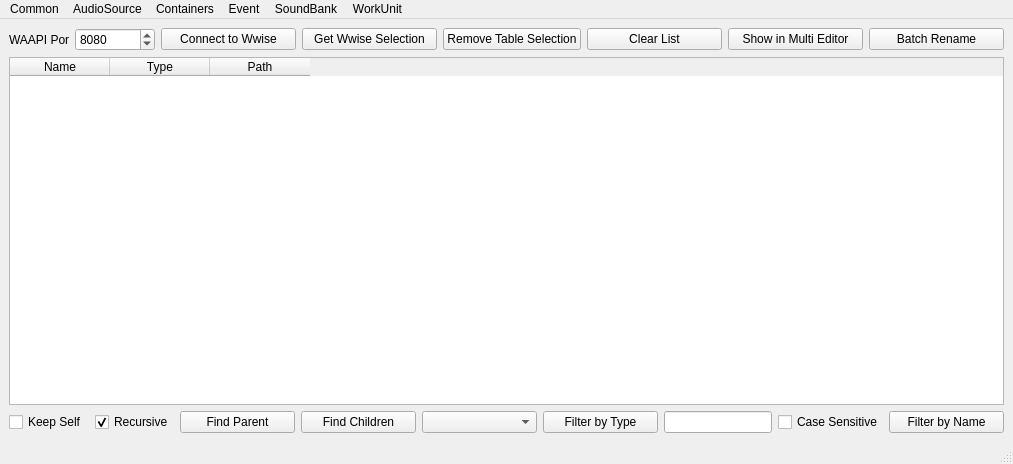
<?xml version="1.0" encoding="UTF-8"?>
<ui version="4.0">
 <class>MainWindow</class>
 <widget class="QMainWindow" name="MainWindow">
  <property name="geometry">
   <rect>
    <x>0</x>
    <y>0</y>
    <width>1013</width>
    <height>464</height>
   </rect>
  </property>
  <property name="windowTitle">
   <string>WwiseTools - made by 647</string>
  </property>
  <widget class="QWidget" name="centralwidget">
   <layout class="QVBoxLayout" name="verticalLayout">
    <item>
     <layout class="QHBoxLayout" name="horizontalLayout">
      <item>
       <widget class="QLabel" name="lblWaapiPort">
        <property name="maximumSize">
         <size>
          <width>60</width>
          <height>16777215</height>
         </size>
        </property>
        <property name="text">
         <string>WAAPI Port</string>
        </property>
       </widget>
      </item>
      <item>
       <widget class="QSpinBox" name="spbWaapiPort">
        <property name="maximumSize">
         <size>
          <width>80</width>
          <height>16777215</height>
         </size>
        </property>
        <property name="minimum">
         <number>1000</number>
        </property>
        <property name="maximum">
         <number>9999</number>
        </property>
        <property name="value">
         <number>8080</number>
        </property>
       </widget>
      </item>
      <item>
       <widget class="QPushButton" name="btnWaapiConnect">
        <property name="text">
         <string>Connect to Wwise</string>
        </property>
       </widget>
      </item>
      <item>
       <widget class="QPushButton" name="btnGetSelectedObjects">
        <property name="text">
         <string>Get Wwise Selection</string>
        </property>
       </widget>
      </item>
      <item>
       <widget class="QPushButton" name="btnRemoveSelection">
        <property name="text">
         <string>Remove Table Selection</string>
        </property>
       </widget>
      </item>
      <item>
       <widget class="QPushButton" name="btnClearObjects">
        <property name="text">
         <string>Clear List</string>
        </property>
       </widget>
      </item>
      <item>
       <widget class="QPushButton" name="btnMultiEditor">
        <property name="text">
         <string>Show in Multi Editor</string>
        </property>
       </widget>
      </item>
      <item>
       <widget class="QPushButton" name="btnBatchRename">
        <property name="text">
         <string>Batch Rename</string>
        </property>
       </widget>
      </item>
     </layout>
    </item>
    <item>
     <widget class="QTableWidget" name="tblActiveObjects">
      <property name="editTriggers">
       <set>QAbstractItemView::NoEditTriggers</set>
      </property>
      <column>
       <property name="text">
        <string>Name</string>
       </property>
      </column>
      <column>
       <property name="text">
        <string>Type</string>
       </property>
      </column>
      <column>
       <property name="text">
        <string>Path</string>
       </property>
      </column>
     </widget>
    </item>
    <item>
     <layout class="QHBoxLayout" name="horizontalLayout_3">
      <item>
       <widget class="QCheckBox" name="cbxKeepSelf">
        <property name="maximumSize">
         <size>
          <width>80</width>
          <height>16777215</height>
         </size>
        </property>
        <property name="text">
         <string>Keep Self</string>
        </property>
       </widget>
      </item>
      <item>
       <widget class="QCheckBox" name="cbxRecursiveFind">
        <property name="sizePolicy">
         <sizepolicy hsizetype="Fixed" vsizetype="Fixed">
          <horstretch>0</horstretch>
          <verstretch>0</verstretch>
         </sizepolicy>
        </property>
        <property name="text">
         <string>Recursive</string>
        </property>
        <property name="checked">
         <bool>true</bool>
        </property>
       </widget>
      </item>
      <item>
       <widget class="QPushButton" name="btnFindParent">
        <property name="text">
         <string>Find Parent</string>
        </property>
       </widget>
      </item>
      <item>
       <widget class="QPushButton" name="btnFindChildren">
        <property name="text">
         <string>Find Children</string>
        </property>
       </widget>
      </item>
      <item>
       <widget class="QComboBox" name="cbbDescendantType"/>
      </item>
      <item>
       <widget class="QPushButton" name="btnFilterByType">
        <property name="text">
         <string>Filter by Type</string>
        </property>
       </widget>
      </item>
      <item>
       <widget class="QLineEdit" name="iptSelectionFilter">
        <property name="sizePolicy">
         <sizepolicy hsizetype="Fixed" vsizetype="Fixed">
          <horstretch>0</horstretch>
          <verstretch>0</verstretch>
         </sizepolicy>
        </property>
       </widget>
      </item>
      <item>
       <widget class="QCheckBox" name="cbxCaseSensitive">
        <property name="sizePolicy">
         <sizepolicy hsizetype="Fixed" vsizetype="Fixed">
          <horstretch>0</horstretch>
          <verstretch>0</verstretch>
         </sizepolicy>
        </property>
        <property name="text">
         <string>Case Sensitive</string>
        </property>
       </widget>
      </item>
      <item>
       <widget class="QPushButton" name="btnFilterByName">
        <property name="text">
         <string>Filter by Name</string>
        </property>
       </widget>
      </item>
     </layout>
    </item>
   </layout>
  </widget>
  <widget class="QMenuBar" name="menubar">
   <property name="geometry">
    <rect>
     <x>0</x>
     <y>0</y>
     <width>1013</width>
     <height>23</height>
    </rect>
   </property>
   <widget class="QMenu" name="mnuAudioSource">
    <property name="title">
     <string>AudioSource</string>
    </property>
    <addaction name="actApplyEditsToOriginal"/>
    <addaction name="actResetSourceEdits"/>
    <addaction name="actReplaceSourceFiles"/>
   </widget>
   <widget class="QMenu" name="mnuLogicContainers">
    <property name="title">
     <string>Containers</string>
    </property>
    <addaction name="actAssignSwitchMappings"/>
   </widget>
   <widget class="QMenu" name="mnuSoundBank">
    <property name="title">
     <string>SoundBank</string>
    </property>
    <addaction name="actCalculateBankSize"/>
    <addaction name="actCreateSoundBank"/>
   </widget>
   <widget class="QMenu" name="mnuCommon">
    <property name="title">
     <string>Common</string>
    </property>
    <widget class="QMenu" name="menuRename">
     <property name="title">
      <string>Naming Convention</string>
     </property>
     <addaction name="actChangeToTitleCase"/>
     <addaction name="actChangeToLowerCase"/>
     <addaction name="actChangeToUpperCase"/>
    </widget>
    <addaction name="actUndo"/>
    <addaction name="actRedo"/>
    <addaction name="actDeleteObjects"/>
    <addaction name="menuRename"/>
    <addaction name="actMoveToSelection"/>
   </widget>
   <widget class="QMenu" name="mnuWorkUnit">
    <property name="title">
     <string>WorkUnit</string>
    </property>
    <addaction name="actConvertToWorkUnit"/>
   </widget>
   <widget class="QMenu" name="menuEvent">
    <property name="title">
     <string>Event</string>
    </property>
    <addaction name="actCreatePlayEvent"/>
   </widget>
   <addaction name="mnuCommon"/>
   <addaction name="mnuAudioSource"/>
   <addaction name="mnuLogicContainers"/>
   <addaction name="menuEvent"/>
   <addaction name="mnuSoundBank"/>
   <addaction name="mnuWorkUnit"/>
  </widget>
  <widget class="QStatusBar" name="statusbar"/>
  <action name="actionEnable">
   <property name="text">
    <string>Enable</string>
   </property>
  </action>
  <action name="actionDisable">
   <property name="text">
    <string>Disable</string>
   </property>
  </action>
  <action name="actionEnable_2">
   <property name="text">
    <string>Enable</string>
   </property>
  </action>
  <action name="actionDisable_2">
   <property name="text">
    <string>Disable</string>
   </property>
  </action>
  <action name="actApplyEditsToOriginal">
   <property name="text">
    <string>Apply Edits to Original</string>
   </property>
  </action>
  <action name="actResetSourceEdits">
   <property name="text">
    <string>Reset Edits</string>
   </property>
  </action>
  <action name="actAssignSwitchMappings">
   <property name="text">
    <string>Assign Switch Mappings</string>
   </property>
  </action>
  <action name="actionEnable_3">
   <property name="text">
    <string>Enable</string>
   </property>
  </action>
  <action name="actionDisable_3">
   <property name="text">
    <string>Disable</string>
   </property>
  </action>
  <action name="actDeleteObjects">
   <property name="text">
    <string>Delete in Wwise</string>
   </property>
  </action>
  <action name="actCalculateBankSize">
   <property name="text">
    <string>Calculate Size</string>
   </property>
  </action>
  <action name="actCreateSoundBank">
   <property name="text">
    <string>Create Per Object</string>
   </property>
  </action>
  <action name="actionPlay">
   <property name="text">
    <string>Play</string>
   </property>
  </action>
  <action name="actionStop">
   <property name="text">
    <string>Stop</string>
   </property>
  </action>
  <action name="actionPause">
   <property name="text">
    <string>Pause</string>
   </property>
  </action>
  <action name="actionBreak">
   <property name="text">
    <string>Break</string>
   </property>
  </action>
  <action name="actChangeToTitleCase">
   <property name="text">
    <string>Title Case</string>
   </property>
  </action>
  <action name="actChangeToLowerCase">
   <property name="text">
    <string>Lower Case</string>
   </property>
  </action>
  <action name="actChangeToUpperCase">
   <property name="text">
    <string>Upper Case</string>
   </property>
  </action>
  <action name="actMultiEditor">
   <property name="text">
    <string>Multi Editor</string>
   </property>
  </action>
  <action name="actBatchRenamer">
   <property name="text">
    <string>Batch Rename</string>
   </property>
  </action>
  <action name="actConvertToWorkUnit">
   <property name="text">
    <string>Convert to Work Unit</string>
   </property>
  </action>
  <action name="actMoveToSelection">
   <property name="text">
    <string>Move to Selection</string>
   </property>
  </action>
  <action name="actUndo">
   <property name="text">
    <string>Undo</string>
   </property>
  </action>
  <action name="actRedo">
   <property name="text">
    <string>Redo</string>
   </property>
  </action>
  <action name="actCreatePlayEvent">
   <property name="text">
    <string>Create Play Event</string>
   </property>
  </action>
  <action name="actReplaceSourceFiles">
   <property name="text">
    <string>Replace Source Files</string>
   </property>
  </action>
 </widget>
 <resources/>
 <connections/>
 <slots>
  <slot>create_bank_per_object()</slot>
  <slot>calculate_bank_size()</slot>
  <slot>connect_to_wwise()</slot>
  <slot>apply_source_edits()</slot>
  <slot>assign_switch_container()</slot>
  <slot>filter_selection()</slot>
  <slot>select_descendants_by_type()</slot>
  <slot>apply_naming_convention()</slot>
  <slot>get_selected_objects(string)</slot>
  <slot>clear_object_list()</slot>
  <slot>open_in_multi_editor()</slot>
  <slot>delete_all_objects()</slot>
  <slot>reset_source_editor()</slot>
  <slot>enable_inclusion()</slot>
  <slot>disable_inclusion()</slot>
 </slots>
</ui>
